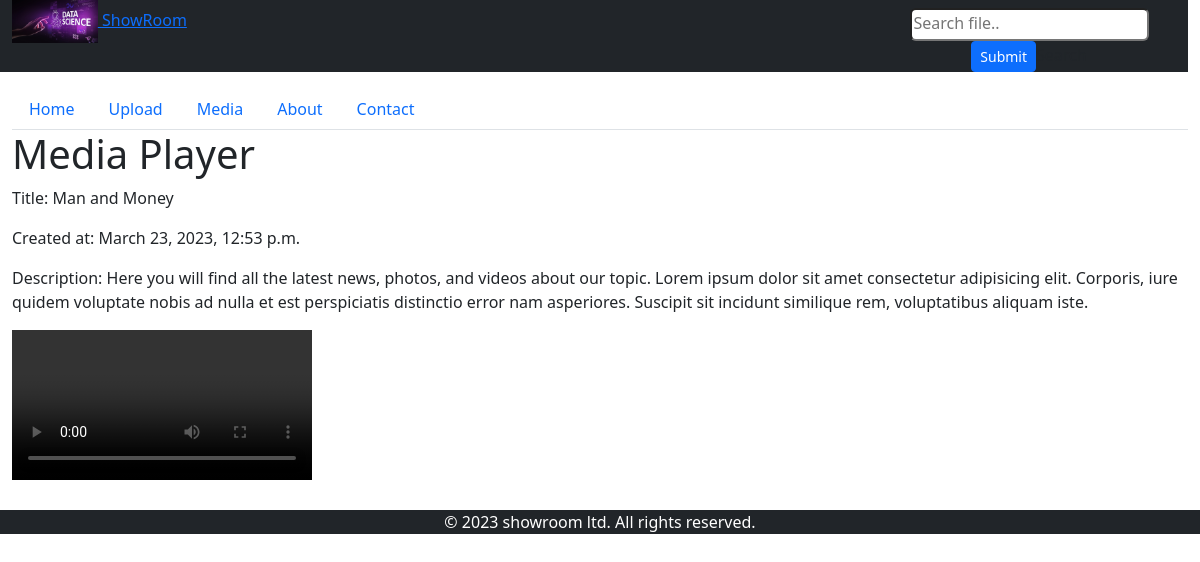
Screenshot of /view_video/1/ with the database file from the repository.
### media_app/models.py (models this page shows, shortened)
class Media(models.Model):
    title = models.CharField(max_length=255)
    description = models.TextField()
    media_file = models.FileField(upload_to='media/')
    thumbnail = models.ImageField(upload_to='thumbnails/')
    created_at = models.DateTimeField(auto_now_add=True)

### media_app/views.py (the view)
# urls.py: path('view_video/<int:pk>/', views.view_video, name='view_video'),
def view_video(request,pk):
    media = get_object_or_404(Media, pk=pk)
    return render(request, 'media_app/view_video.html', {'media': media})

### media_app/templates/media_app/view_video.html (shortened to what this page needs)
{% extends 'media_app/base.html' %}
{% block content %}
<h1>Media Player</h1>
{% if media %}
<p>Title: {{ media.title }}</p>
<p>Created at: {{ media.created_at }}</p>
<p>Description: {{ media.description }}</p>
{% if 'video in media.media_file.url' %}
  <video src="{{media.media_file.url}}" alt="{{media.title}}" controls />
  {% else %}
  <audio src="{{media.media_file.url}}" alt="{{media.title}}" controls></audio>
  {% endif %}
{% else %}
<p>No Media found.</p>
{% endif %}
{% endblock %}

### rows the page displays
Media: title "Man and Money", created_at "March 23, 2023, 12:53 p.m.", description "Here you will find all the latest news, photos, and videos about our topic. Lorem ipsum dolor sit amet consectetur adipisicing elit. Corporis, iure quidem voluptate nobis ad nulla et est perspiciatis distinctio error nam asperiores. Suscipit sit incidunt similique rem, voluptatibus aliquam iste."
